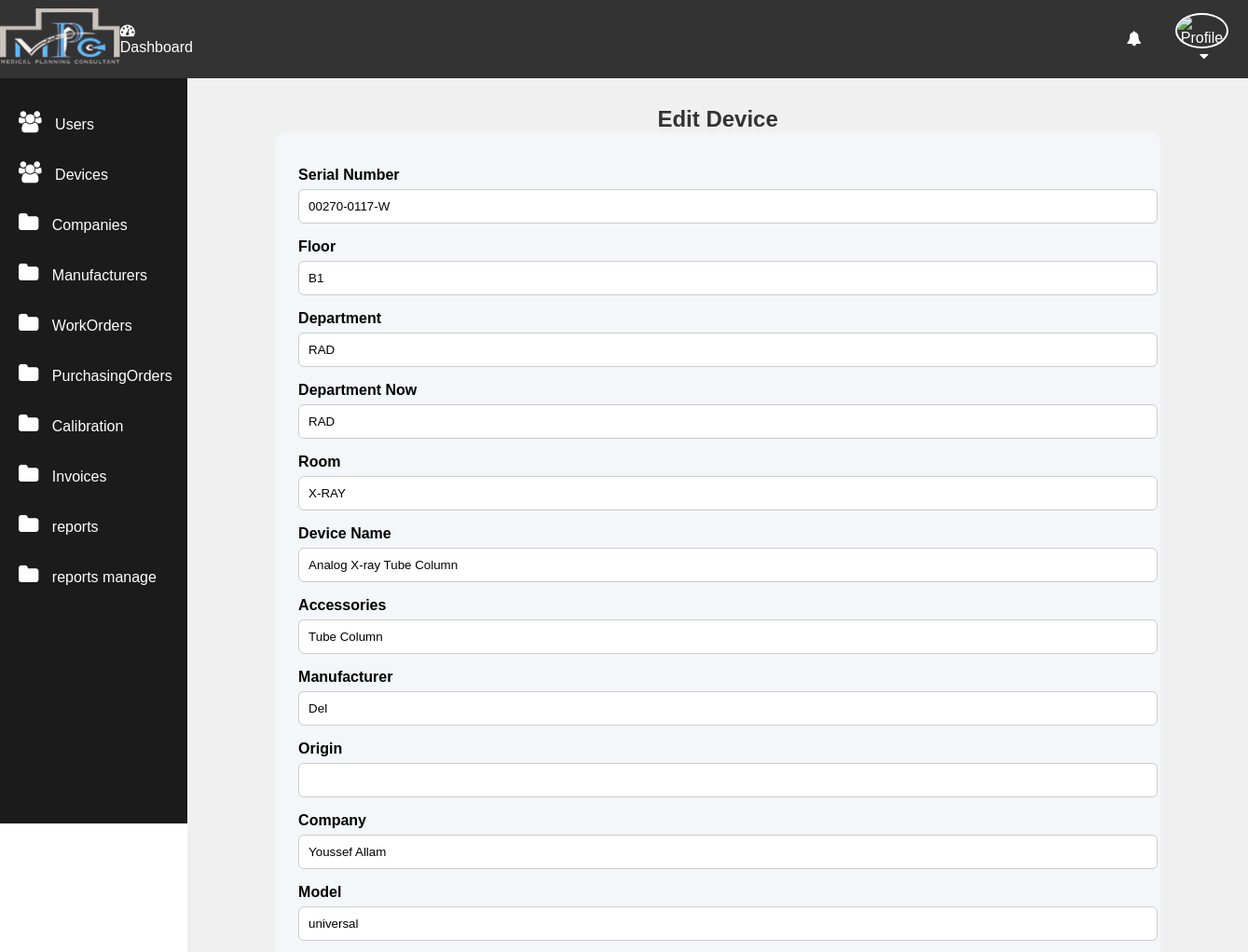
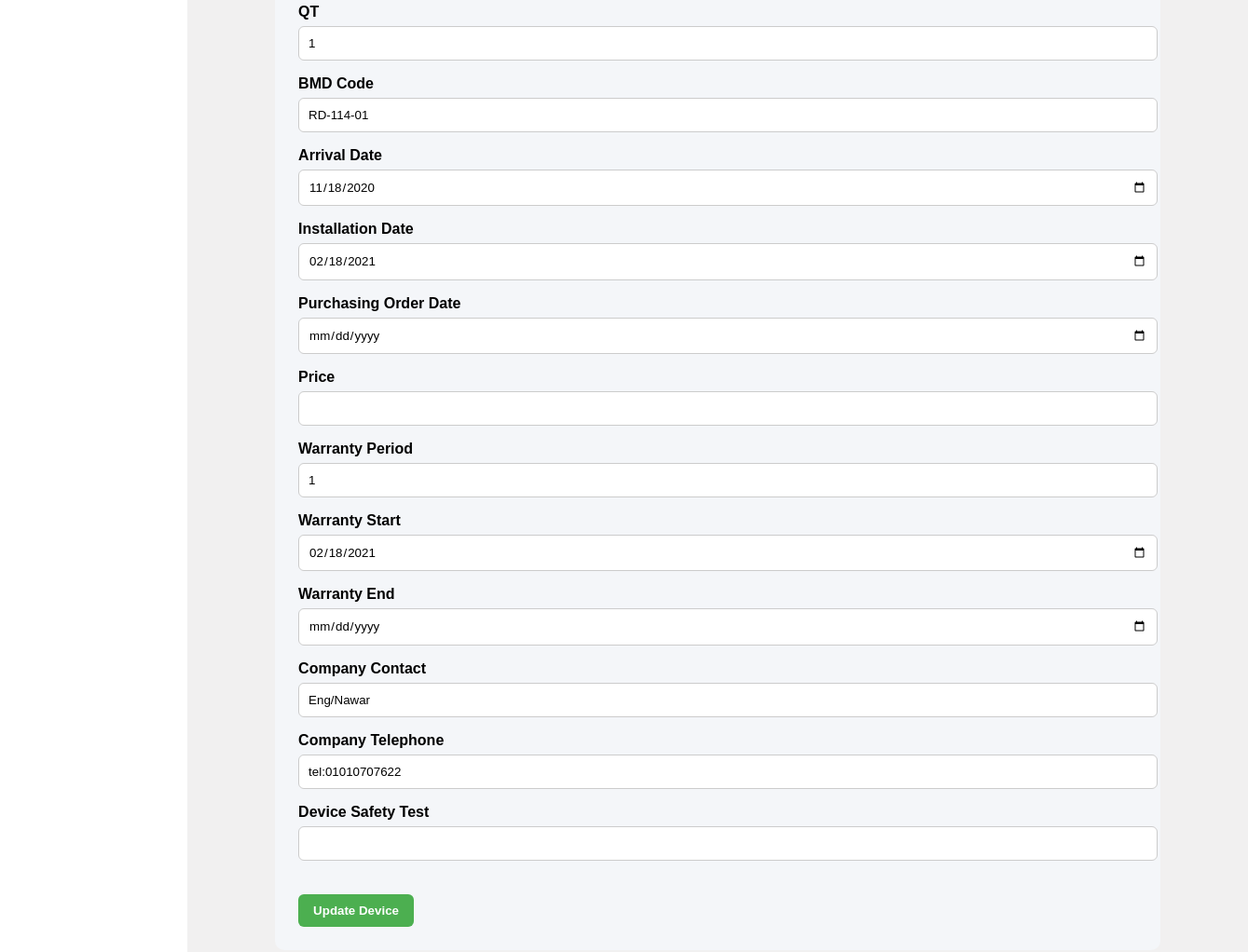
Page /edit-device.php?serial_number=00270-0117-W (signed in) on the committed database (2 pictures, top to bottom).
### tables this page shows
CREATE TABLE Devices(
	Floor VARCHAR(50) NULL,
	Department VARCHAR(50) NULL,
  Department_now VARCHAR(50) NULL,
	Room VARCHAR(50) NULL,
  device_name VARCHAR(150) NULL,
  Accessories VARCHAR(50) NULL,
  Manufacturer VARCHAR(50) NULL,
  Origin VARCHAR(50) NULL,
  Company VARCHAR(50) NULL,
  Model VARCHAR(50) NULL,
  Serial_number VARCHAR(50) NOT NULL,
  QT INT NULL,
  BMD_Code VARCHAR(50) NULL,
  Arrival_Date DATE NULL,
  Installation_Date DATE NULL,
  purchaseorder_date DATE NULL,
  Price VARCHAR(50) NULL,
  Warranty_Period INT NULL,
  warranty_start DATE NULL,
  warranty_end DATE NULL,
  company_contact VARCHAR(50) NULL,
  company_Tel VARCHAR(50) NULL,
  hospital_code INT ,
  assigned_user VARCHAR(50) NOT NULL,
  device_safety_test VARCHAR(50),
  device_user_tranning VARCHAR(50),
  device_BME_tranning VARCHAR(50),
	CONSTRAINT PK_Devices PRIMARY KEY CLUSTERED (serial_number ASC),
	CONSTRAINT FK_Devices_Hospitals FOREIGN KEY (hospital_code) REFERENCES hospitals(hospital_code),
	CONSTRAINT FK_Devices_Users FOREIGN KEY (assigned_user) REFERENCES users(username) 
);

### app/Model/Devices.php (called while the page is built, shortened)
<?php
function get_device_by_serial($conn, $serial_number) {
    $sql = "SELECT * FROM devices WHERE serial_number = ?";
    $stmt = $conn->prepare($sql);
    $stmt->execute([$serial_number]);
    return $stmt->fetch(PDO::FETCH_ASSOC);
}

### edit-device.php (the view, shortened to what this page needs)
<?php
if (isset($_SESSION['role']) && $_SESSION['role'] == 'admin') {
    include "DB_connection.php";
    include "app/Model/Devices.php";
    $serial = $_GET['serial_number'];
    $device = get_device_by_serial($conn, $serial);
?>
<!DOCTYPE html>
<html>
<head>
    <link rel="stylesheet" href="css/style.css">
</head>
<body>
<?php include "inc/header.php"; ?>
<div class="body">
<?php include "inc/nav.php"; ?>
<section class="section-1">
    <h2>Edit Device</h2>
    <form action="app/update_device.php" method="post">
        <div class="form-group">
            <label>Serial Number</label>
            <input type="text" name="serial_number" value="<?= htmlspecialchars($device['Serial_number']) ?>" required>
        </div>
        <div class="form-group">
            <label>Floor</label>
            <input type="text" name="floor" value="<?= htmlspecialchars($device['Floor']) ?>">
        </div>
        <div class="form-group">
            <label>Department</label>
            <input type="text" name="department" value="<?= htmlspecialchars($device['Department']) ?>">
        </div>
        <div class="form-group">
            <label>Department Now</label>
            <input type="text" name="department_now" value="<?= htmlspecialchars($device['Department_now']) ?>">
        </div>
        <div class="form-group">
            <label>Room</label>
            <input type="text" name="room" value="<?= htmlspecialchars($device['Room']) ?>">
        </div>
        <div class="form-group">
            <label>Device Name</label>
            <input type="text" name="device_name" value="<?= htmlspecialchars($device['device_name']) ?>">
        </div>
        <div class="form-group">
            <label>Accessories</label>
            <input type="text" name="accessories" value="<?= htmlspecialchars($device['Accessories']) ?>">
        </div>
        <div class="form-group">
            <label>Manufacturer</label>
            <input type="text" name="manufacturer" value="<?= htmlspecialchars($device['Manufacturer']) ?>">
        </div>
        <div class="form-group">
            <label>Origin</label>
            <input type="text" name="origin" value="<?= htmlspecialchars($device['Origin']) ?>">
        </div>
        <div class="form-group">
            <label>Company</label>
            <input type="text" name="company" value="<?= htmlspecialchars($device['Company']) ?>">
        </div>
        <div class="form-group">
            <label>Model</label>
            <input type="text" name="model" value="<?= htmlspecialchars($device['Model']) ?>">
        </div>
        <div class="form-group">
            <label>QT</label>
            <input type="text" name="qt" value="<?= htmlspecialchars($device['QT']) ?>">
        </div>
        <div class="form-group">
            <label>BMD Code</label>
            <input type="text" name="bmd_code" value="<?= htmlspecialchars($device['BMD_Code']) ?>">
        </div>
        <div class="form-group">
            <label>Arrival Date</label>
            <input type="date" name="arrival_date" value="<?= htmlspecialchars($device['Arrival_Date']) ?>">
        </div>
        <div class="form-group">
            <label>Installation Date</label>
            <input type="date" name="installation_date" value="<?= htmlspecialchars($device['Installation_Date']) ?>">
        </div>
        <div class="form-group">
            <label>Purchasing Order Date</label>
            <input type="date" name="purchaseorder_date" value="<?= htmlspecialchars($device['purchaseorder_date']) ?>">
        </div>
        <div class="form-group">
            <label>Price</label>
            <input type="number" name="price" value="<?= htmlspecialchars($device['Price']) ?>">
        </div>
        <div class="form-group">
            <label>Warranty Period</label>
            <input type="text" name="warranty_period" value="<?= htmlspecialchars($device['Warranty_Period']) ?>">
        </div>
        <div class="form-group">
            <label>Warranty Start</label>
            <input type="date" name="warranty_start" value="<?= htmlspecialchars($device['warranty_start']) ?>">
        </div>
        <div class="form-group">
            <label>Warranty End</label>
            <input type="date" name="warranty_end" value="<?= htmlspecialchars($device['warranty_end']) ?>">
        </div>
        <div class="form-group">
            <label>Company Contact</label>
            <input type="text" name="company_contact" value="<?= htmlspecialchars($device['company_contact']) ?>">
        </div>
        <div class="form-group">
            <label>Company Telephone</label>
            <input type="text" name="company_telephone" value="<?= htmlspecialchars($device['company_Tel']) ?>">
        </div>
        <div class="form-group">
            <label>Device Safety Test</label>
            <input type="text" name="device_safety_test" value="<?= htmlspecialchars($device['device_safety_test']) ?>">
        </div>
        <button type="submit" class="btn">Update Device</button>
    </form>
</section>
</div>
</body>
</html>
<?php
} else {
    header("Location: login.php");
    exit;
}
?>

### css/style.css (style rules this page uses)
* { padding: 0; margin: 0; box-sizing: calc(border-box); font-family: arial, sans-serif; }
.body { display: flex; }
.section-1 { padding: 30px; }
.section-1 { width: 100%; background: rgb(241, 240, 240); }

### edit-device.php (style rules this page uses)
form { max-width: 900px; margin: auto; background: #f4f6f9; padding: 25px; border-radius: 10px; }
label { display: block; margin-top: 12px; font-weight: bold; }
input, select, textarea { width: 100%; padding: 10px; margin-top: 6px; border-radius: 6px; border: 1px solid #ccc; }
.form-group { margin-bottom: 16px; }
.btn { margin-top: 20px; padding: 10px 16px; background-color: #4CAF50; color: white; font-weight: bold; border: none; border-radius: 6px; cursor: pointer; }
h2 { text-align: center; color: #333; }

### inc/header.php (style rules this page uses)
body { margin: 0; font-family: Arial, Helvetica, sans-serif; }

### rows in the picture
devices: serial_number "00270-0117-W", floor "B1", department "RAD", department_now "RAD", room "X-RAY", device_name "Analog X-ray Tube Column", accessories "Tube Column", manufacturer "Del", company "Youssef Allam", model "universal", qt "1", bmd_code "RD-114-01", arrival_date "11/18/2020", installation_date "02/18/2021", warranty_period "1", warranty_start "02/18/2021", company_contact "Eng/Nawar", company_telephone "tel:01010707622"
